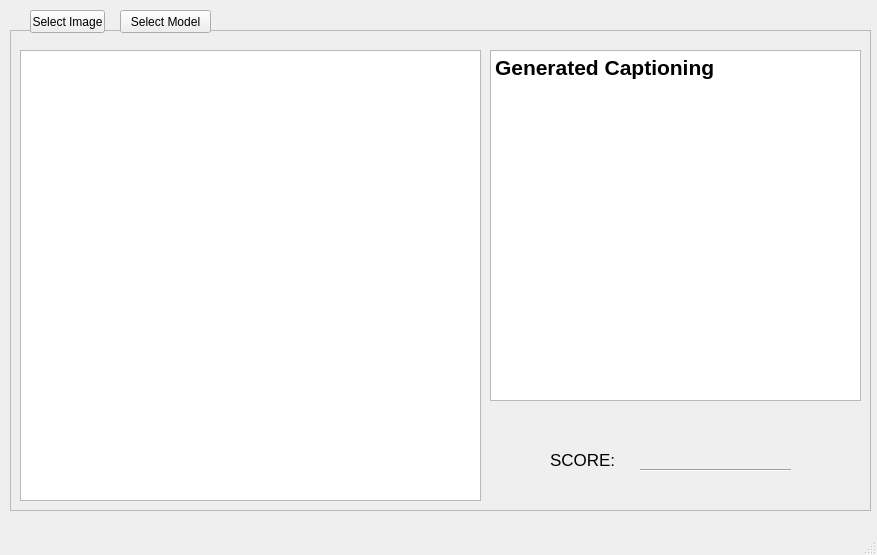
<?xml version="1.0" encoding="UTF-8"?>
<ui version="4.0">
 <class>MainWindow</class>
 <widget class="QMainWindow" name="MainWindow">
  <property name="geometry">
   <rect>
    <x>0</x>
    <y>0</y>
    <width>877</width>
    <height>555</height>
   </rect>
  </property>
  <property name="windowTitle">
   <string>MainWindow</string>
  </property>
  <widget class="QWidget" name="centralwidget">
   <widget class="QFrame" name="frame_2">
    <property name="geometry">
     <rect>
      <x>10</x>
      <y>30</y>
      <width>861</width>
      <height>481</height>
     </rect>
    </property>
    <property name="frameShape">
     <enum>QFrame::StyledPanel</enum>
    </property>
    <property name="frameShadow">
     <enum>QFrame::Raised</enum>
    </property>
    <widget class="QGraphicsView" name="graphicsView">
     <property name="geometry">
      <rect>
       <x>10</x>
       <y>20</y>
       <width>461</width>
       <height>451</height>
      </rect>
     </property>
    </widget>
    <widget class="QLabel" name="label">
     <property name="geometry">
      <rect>
       <x>540</x>
       <y>410</y>
       <width>111</width>
       <height>41</height>
      </rect>
     </property>
     <property name="maximumSize">
      <size>
       <width>16777215</width>
       <height>16777215</height>
      </size>
     </property>
     <property name="font">
      <font>
       <pointsize>13</pointsize>
      </font>
     </property>
     <property name="text">
      <string>SCORE: </string>
     </property>
     <property name="textFormat">
      <enum>Qt::RichText</enum>
     </property>
     <property name="scaledContents">
      <bool>false</bool>
     </property>
     <property name="wordWrap">
      <bool>false</bool>
     </property>
    </widget>
    <widget class="Line" name="line">
     <property name="geometry">
      <rect>
       <x>630</x>
       <y>400</y>
       <width>151</width>
       <height>81</height>
      </rect>
     </property>
     <property name="orientation">
      <enum>Qt::Horizontal</enum>
     </property>
    </widget>
    <widget class="QTextEdit" name="textEdit">
     <property name="geometry">
      <rect>
       <x>480</x>
       <y>20</y>
       <width>371</width>
       <height>351</height>
      </rect>
     </property>
     <property name="html">
      <string>&lt;!DOCTYPE HTML PUBLIC &quot;-//W3C//DTD HTML 4.0//EN&quot; &quot;http://www.w3.org/TR/REC-html40/strict.dtd&quot;&gt;
&lt;html&gt;&lt;head&gt;&lt;meta name=&quot;qrichtext&quot; content=&quot;1&quot; /&gt;&lt;style type=&quot;text/css&quot;&gt;
p, li { white-space: pre-wrap; }
&lt;/style&gt;&lt;/head&gt;&lt;body style=&quot; font-family:'PMingLiU'; font-size:9pt; font-weight:400; font-style:normal;&quot;&gt;
&lt;p style=&quot; margin-top:0px; margin-bottom:0px; margin-left:0px; margin-right:0px; -qt-block-indent:0; text-indent:0px;&quot;&gt;&lt;span style=&quot; font-size:16pt; font-weight:600;&quot;&gt;Generated Captioning&lt;/span&gt;&lt;/p&gt;
&lt;p style=&quot;-qt-paragraph-type:empty; margin-top:0px; margin-bottom:0px; margin-left:0px; margin-right:0px; -qt-block-indent:0; text-indent:0px; font-size:16pt; font-weight:600;&quot;&gt;&lt;br /&gt;&lt;/p&gt;&lt;/body&gt;&lt;/html&gt;</string>
     </property>
    </widget>
    <widget class="QLabel" name="label_2">
     <property name="geometry">
      <rect>
       <x>490</x>
       <y>330</y>
       <width>31</width>
       <height>31</height>
      </rect>
     </property>
     <property name="styleSheet">
      <string notr="true">image: url(:/icon/icon.jpg);</string>
     </property>
     <property name="text">
      <string/>
     </property>
    </widget>
   </widget>
   <widget class="QPushButton" name="pushButton">
    <property name="geometry">
     <rect>
      <x>30</x>
      <y>10</y>
      <width>75</width>
      <height>23</height>
     </rect>
    </property>
    <property name="text">
     <string>Select Image</string>
    </property>
   </widget>
   <widget class="QPushButton" name="pushButton_2">
    <property name="geometry">
     <rect>
      <x>120</x>
      <y>10</y>
      <width>91</width>
      <height>23</height>
     </rect>
    </property>
    <property name="text">
     <string>Select Model</string>
    </property>
   </widget>
  </widget>
  <widget class="QMenuBar" name="menubar">
   <property name="geometry">
    <rect>
     <x>0</x>
     <y>0</y>
     <width>877</width>
     <height>21</height>
    </rect>
   </property>
  </widget>
  <widget class="QStatusBar" name="statusbar"/>
 </widget>
 <resources>
  <include location="image/image.qrc"/>
 </resources>
 <connections/>
</ui>
